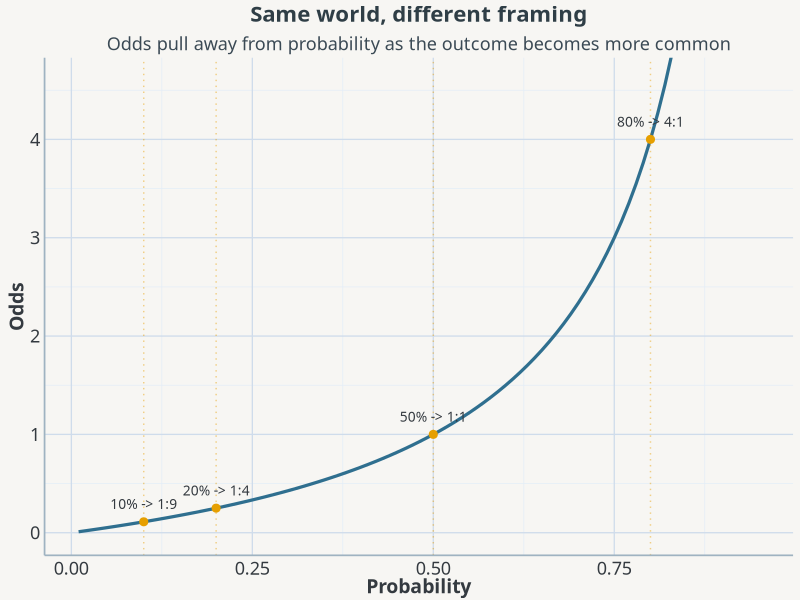

The R source for this figure:
## ---- chunk 1
#| label: fig-prob-vs-odds
#| fig-cap: "Probability and odds describe the same underlying rate, but odds become more extreme more quickly as the outcome becomes more common."
#| classes: bare-plot
#| echo: false
#| warning: false
#| message: false

library(ggplot2)

COL_BG       <- "#f7f6f3"
COL_TEXT     <- "#343A40"
COL_BLUE     <- "#2f6f8f"
COL_ORANGE   <- "#E69F00"

Plot_theme <- function(
    base_font    = c("Avenir Next", "Verdana", "sans-serif"),
    heading_font = c("Trebuchet MS", "Avenir", "Verdana", "sans-serif"),
    base_size    = 13
) {
  base_family    <- base_font[[1]]
  heading_family <- heading_font[[1]]

  theme_minimal(base_size = base_size, base_family = base_family) %+replace% theme(
    plot.background  = element_rect(fill = COL_BG, color = NA),
    panel.background = element_rect(fill = COL_BG, color = NA),
    text = element_text(color = COL_TEXT),
    panel.grid.major = element_line(color = "#cfdceb", linewidth = 0.45),
    panel.grid.minor = element_line(color = "#e3edf7", linewidth = 0.25),
    axis.line = element_line(color = "#9fb3c1"),
    axis.text.x  = element_text(color = COL_TEXT, family = base_family, size = 13),
    axis.text.y  = element_text(color = COL_TEXT, family = base_family, size = 13),
    axis.title.x = element_text(color = COL_TEXT, family = heading_family, face = "bold", size = 14),
    axis.title.y = element_text(color = COL_TEXT, family = heading_family, face = "bold", size = 14, angle = 90, margin = margin(r = 3)),
    plot.title = element_text(family = heading_family, size = 16, face = "bold", color = "#2f3e46", margin = margin(b = 8)),
    plot.subtitle = element_text(family = base_family, size = 13, color = "#3b4a55", margin = margin(b = 4)),
    plot.margin = margin(t = 3, r = 5, b = 3, l = 5)
  )
}

p <- seq(0.01, 0.95, by = 0.01)
df <- data.frame(
  probability = p,
  odds = p / (1 - p)
)

anchors <- data.frame(
  probability = c(0.10, 0.20, 0.50, 0.80),
  odds = c(0.10 / 0.90, 0.20 / 0.80, 0.50 / 0.50, 0.80 / 0.20),
  label = c("10% -> 1:9", "20% -> 1:4", "50% -> 1:1", "80% -> 4:1")
)

ggplot(df, aes(probability, odds)) +
  geom_line(linewidth = 1.1, color = COL_BLUE) +
  geom_vline(xintercept = anchors$probability, linetype = "dotted", color = COL_ORANGE, alpha = 0.45) +
  geom_point(data = anchors, size = 2.4, color = COL_ORANGE) +
  geom_text(
    data = anchors,
    aes(label = label),
    nudge_y = 0.18,
    size = 3.5,
    family = "Avenir Next",
    color = COL_TEXT,
    check_overlap = TRUE
  ) +
  labs(
    title = "Same world, different framing",
    subtitle = "Odds pull away from probability as the outcome becomes more common",
    x = "Probability",
    y = "Odds"
  ) +
  coord_cartesian(ylim = c(0, 4.6)) +
  Plot_theme(base_size = 13)
